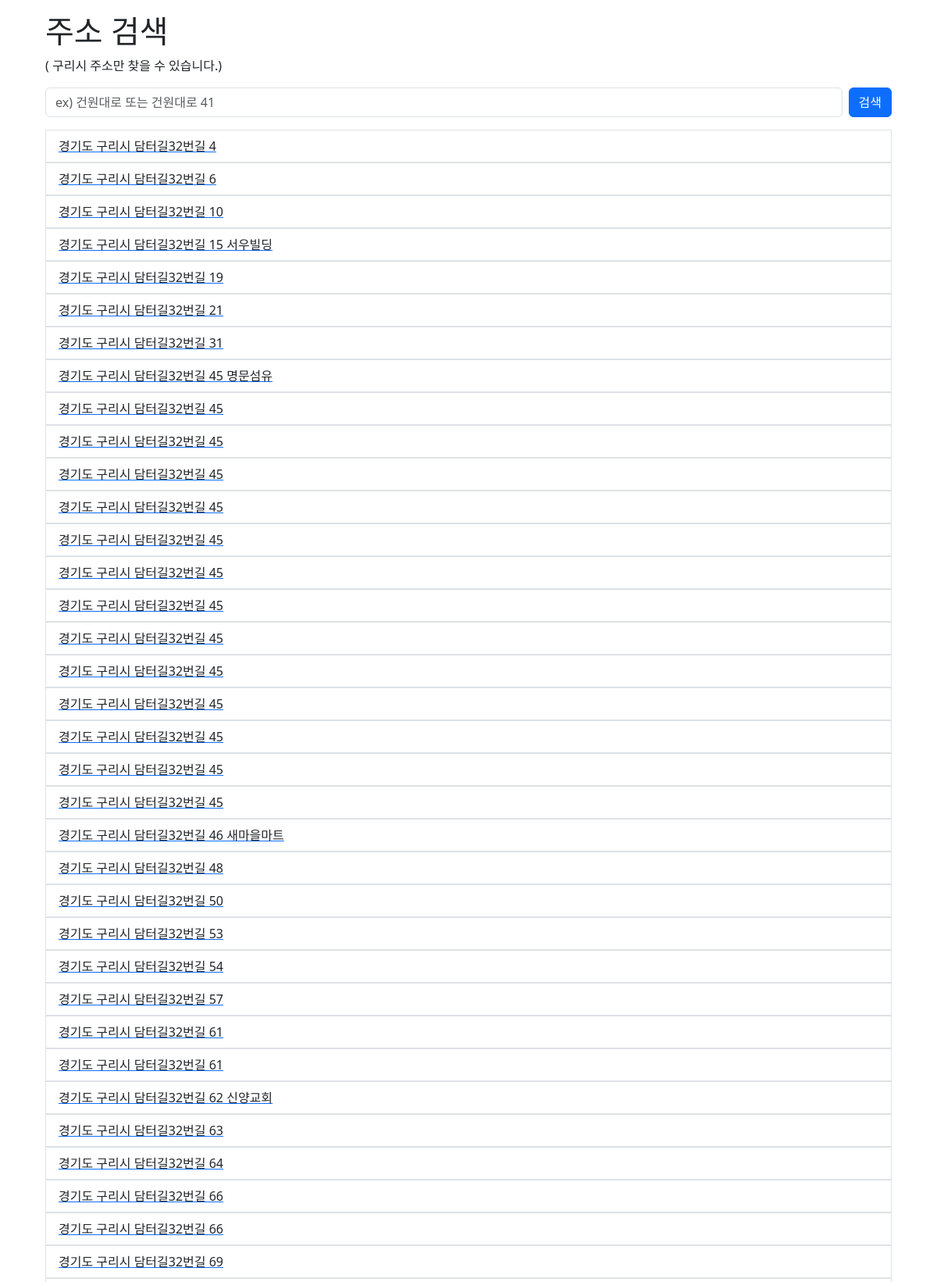
The app's page /webApp/address.php?address=담터길32번길 (upper part) with its own data.
### tables this page shows
CREATE TABLE `ZIPCODE` (
  `ZIP_NO` varchar(5) DEFAULT NULL COMMENT '우편번호',
  `SIDO` varchar(20) DEFAULT NULL COMMENT '시도',
  `SIDO_ENG` varchar(40) DEFAULT NULL COMMENT '시도(영문)',
  `SIGUNGU` varchar(20) DEFAULT NULL COMMENT '시군구',
  `SIGUNGU_ENG` varchar(40) DEFAULT NULL COMMENT '시군구(영문)',
  `EUPMYUN` varchar(20) DEFAULT NULL COMMENT '읍면',
  `EUPMYUN_ENG` varchar(40) DEFAULT NULL COMMENT '읍면(영문)',
  `DORO_CD` varchar(12) DEFAULT NULL COMMENT '도로명코드',
  `DORO` varchar(80) DEFAULT NULL COMMENT '도로명',
  `DORO_ENG` varchar(80) DEFAULT NULL COMMENT '도로명(영문)',
  `UNDERGROUND_YN` char(1) DEFAULT NULL COMMENT '지하여부',
  `BUILD_NO1` decimal(5,0) DEFAULT NULL COMMENT '건물번호본번',
  `BUILD_NO2` decimal(5,0) DEFAULT NULL COMMENT '건물번호부번',
  `BUILD_NO_MANAGE_NO` varchar(25) DEFAULT NULL COMMENT '건물관리번호',
  `DARYANG_NM` varchar(40) DEFAULT NULL COMMENT '다량배달처명',
  `BUILD_NM` varchar(200) DEFAULT NULL COMMENT '시군구용건물명',
  `DONG_CD` varchar(10) DEFAULT NULL COMMENT '법정동코드',
  `DONG_NM` varchar(20) DEFAULT NULL COMMENT '법정동명',
  `RI` varchar(20) DEFAULT NULL COMMENT '리명',
  `H_DONG_NM` varchar(40) DEFAULT NULL COMMENT '행정동명',
  `SAN_YN` varchar(1) DEFAULT NULL COMMENT '산여부',
  `ZIBUN1` decimal(4,0) DEFAULT NULL COMMENT '지번본번',
  `EUPMYUN_DONG_SN` varchar(2) DEFAULT NULL COMMENT '읍면동일련번호',
  `ZIBUN2` decimal(4,0) DEFAULT NULL COMMENT '지번부번',
  `ZIP_NO_OLD` varchar(4) DEFAULT NULL COMMENT '구우편번호',
  `ZIP_SN` varchar(2) DEFAULT NULL COMMENT '우편일련번호'
);

### webApp/include/member.php (called while the page is built, shortened)
<?php
class Member
{
    private $conn;
    public function __construct($db)
    {
        $this->conn = $db;
    }
    public function address_search($input)
    {
        $arr = explode(" ", $input);
        if (isset($arr[1])) {
            $sql = "SELECT * FROM ZIPCODE WHERE DORO LIKE :arr0 AND BUILD_NO1 LIKE :arr1";
            $stmt = $this->conn->prepare($sql);
            $arr0 = '%' . $arr[0] . '%';
            $arr1 = '%' . $arr[1] . '%';
            $stmt->bindParam(':arr0', $arr0);
            $stmt->bindParam(':arr1', $arr1);
        } else {
            $sql = "SELECT * FROM ZIPCODE WHERE DORO LIKE :arr0 ORDER BY DORO ASC, BUILD_NO1";
            $stmt = $this->conn->prepare($sql);
            $arr0 = '%' . $arr[0] . '%';
            $stmt->bindParam(':arr0', $arr0);
        }
        $stmt->setFetchMode(PDO::FETCH_ASSOC);
        $stmt->execute();
        return $stmt->fetchAll();
    }
}

### webApp/address.php (the view, shortened to what this page needs)
<?php
if (isset($_GET['address']) && $_GET['address'] != NULL) {
    include "include/dbconfig.php";
    include "include/member.php";
    $mem = new Member($db);
    $addressArr = $mem->address_search($_GET['address']);
}
?>
<html lang="ko">
<head>
    <link href="https://cdn.jsdelivr.net/npm/bootstrap@5.3.3/dist/css/bootstrap.min.css" rel="stylesheet"
>
</head>
<body>
    <div class="container">
        <main class="p-3">
            <h1>주소 검색</h1>
            <p class="">( 구리시 주소만 찾을 수 있습니다.)</p>
            <form method="GET">
                <div class="d-flex gap-2">
                    <input name="address" type="text" placeholder="ex) 건원대로 또는 건원대로 41" class="form-control">
                    <input type="submit" value="검색" class="btn btn-primary">
                </div>
            </form>
            <?php
            if (isset($addressArr)) {
                echo '<ul class="list-group">';
                foreach ($addressArr as $row) {
                    $full = $row['SIDO'] . " " . $row['SIGUNGU'] . " " . $row['DORO'] . " " . $row['BUILD_NO1'] . " " . $row['BUILD_NM'];
                    echo "<a href='#' onclick='return address_add(\"$full\")'><li class='list-group-item'>$full</li></a>";
                }
                echo "</ul>";
            }
            ?>
        </main>
    </div>
</body>

### records on screen
zipcode: full "경기도 구리시 담터길32번길 4"
zipcode: full "경기도 구리시 담터길32번길 6"
zipcode: full "경기도 구리시 담터길32번길 10"
zipcode: full "경기도 구리시 담터길32번길 15 서우빌딩"
zipcode: full "경기도 구리시 담터길32번길 19"
zipcode: full "경기도 구리시 담터길32번길 21"
zipcode: full "경기도 구리시 담터길32번길 31"
zipcode: full "경기도 구리시 담터길32번길 45 명문섬유"
zipcode: full "경기도 구리시 담터길32번길 45"
zipcode: full "경기도 구리시 담터길32번길 45"
zipcode: full "경기도 구리시 담터길32번길 45"
zipcode: full "경기도 구리시 담터길32번길 45"
zipcode: full "경기도 구리시 담터길32번길 45"
zipcode: full "경기도 구리시 담터길32번길 45"
zipcode: full "경기도 구리시 담터길32번길 45"
zipcode: full "경기도 구리시 담터길32번길 45"
zipcode: full "경기도 구리시 담터길32번길 45"
zipcode: full "경기도 구리시 담터길32번길 45"
zipcode: full "경기도 구리시 담터길32번길 45"
zipcode: full "경기도 구리시 담터길32번길 45"
zipcode: full "경기도 구리시 담터길32번길 45"
zipcode: full "경기도 구리시 담터길32번길 46 새마을마트"
zipcode: full "경기도 구리시 담터길32번길 48"
zipcode: full "경기도 구리시 담터길32번길 50"
zipcode: full "경기도 구리시 담터길32번길 53"
zipcode: full "경기도 구리시 담터길32번길 54"
zipcode: full "경기도 구리시 담터길32번길 57"
zipcode: full "경기도 구리시 담터길32번길 61"
zipcode: full "경기도 구리시 담터길32번길 61"
zipcode: full "경기도 구리시 담터길32번길 62 신양교회"
zipcode: full "경기도 구리시 담터길32번길 63"
zipcode: full "경기도 구리시 담터길32번길 64"
zipcode: full "경기도 구리시 담터길32번길 66"
zipcode: full "경기도 구리시 담터길32번길 66"
zipcode: full "경기도 구리시 담터길32번길 69"
